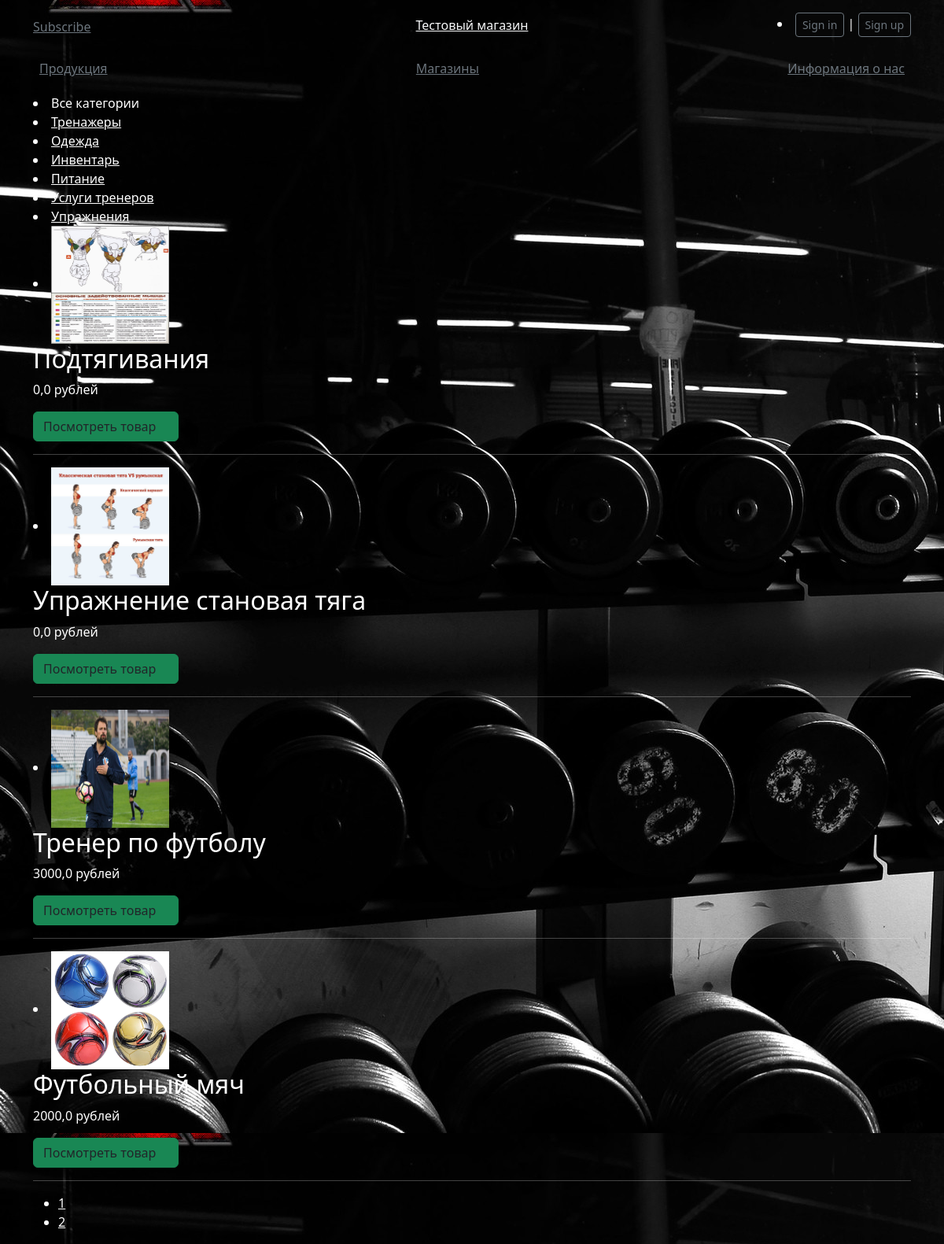
Page /products on the committed database.
### shop_of_sportfood/models.py (models this page shows, shortened)
class Category(models.Model):
    title = models.CharField(max_length=30, unique=True, db_index=True)
    slug = models.SlugField(max_length=255, unique=True, db_index=True, verbose_name='URL')
    def __str__(self):
        return self.title
    def get_absolute_url(self):
        return reverse('category', kwargs={'cat_slug': self.slug})
    class Meta:
        verbose_name = 'Категория'
        verbose_name_plural = 'Категории'
        ordering = ['id']

class Products(models.Model):
    name = models.CharField(max_length=200, verbose_name='Название')
    slug = models.SlugField(max_length=255, unique=True, db_index=True, verbose_name='URL')
    description = models.TextField(verbose_name='Описание')
    photo = models.FileField(upload_to='photos/%Y/%m/%d/', verbose_name='Фото')
    price = models.FloatField(verbose_name='Цена')
    author = models.CharField(max_length=200, verbose_name='Автор')
    time_create = models.DateTimeField(auto_now_add=True)
    time_upload = models.DateTimeField(auto_now=True)
    cat = models.ForeignKey(Category, on_delete=models.PROTECT, verbose_name='Категория')
    def get_absolute_url(self):
        return reverse('tovar', kwargs={'product_slug': self.slug})
    class Meta:
        verbose_name = 'Продукты'
        verbose_name_plural = 'Продукты'

### shop_of_sportfood/views.py (the view)
# urls.py: path('products', views.products, name="products"),
def products(request):
    title = Category.objects.all()
    product = Products.objects.order_by('-id')
    paginator = Paginator(product, 4)
    page_number = request.GET.get('page')
    page_obj = paginator.get_page(page_number)
    contex = {
        'category': title,
        'product': product,
        'page_obj': page_obj,
        'cat_selected': 0
    }
    return render(request, 'shop_of_sportfood/products.html', contex)

### shop_of_sportfood/templates/shop_of_sportfood/products.html (shortened to what this page needs)
{% extends 'shop_of_sportfood/base.html' %}
{% block content %}
<form>
{% if cat_selected == 0 %}
    <li class="selected">Все категории</li>
{% else %}
    <li><a href="{% url 'products' %}">Все категории</a></li>
{% endif %}
{% for p in category %}
    {% if p.pk == cat_selected %}
        <li class="selected">{{ p.title }}</li>
    {% else %}
      <li><a href="{{ p.get_absolute_url }}">{{ p.title }}</a></li>
    {% endif %}
{% endfor %}
</form>
    {% for i in page_obj %}
        <li>
            {% if i.photo %}
                <img src="{{ i.photo.url }}" width="150" height="150">
            {% endif %}
        <h2>{{ i.name }}</h2>
        <p>{{ i.price }} рублей</p>
        <button type="submit" class="btn btn-success"><a class ="me-3 py-2 text-dark text-decoration-none" href="{{ i.get_absolute_url }}">Посмотреть товар</a></button>
        <hr>
        </li>
    {% endfor %}
<nav class="list-pages">
    <ul>
        {% for g in page_obj.paginator.page_range %}
        <li>
            <a href="?page={{ g }}">{{ g }}</a>
        </li>
        {% endfor %}
    </ul>
</nav>
{% endblock %}

### rows in the picture
Category: title "Тренажеры"
Category: title "Одежда"
Category: title "Инвентарь"
Category: title "Питание"
Category: title "Услуги тренеров"
Category: title "Упражнения"
Products: photo (picture), name "Подтягивания", price "0,0"
Products: photo (picture), name "Упражнение становая тяга", price "0,0"
Products: photo (picture), name "Тренер по футболу", price "3000,0"
Products: photo (picture), name "Футбольный мяч", price "2000,0"

### other values in the picture
{{ g }} "1" "2"
